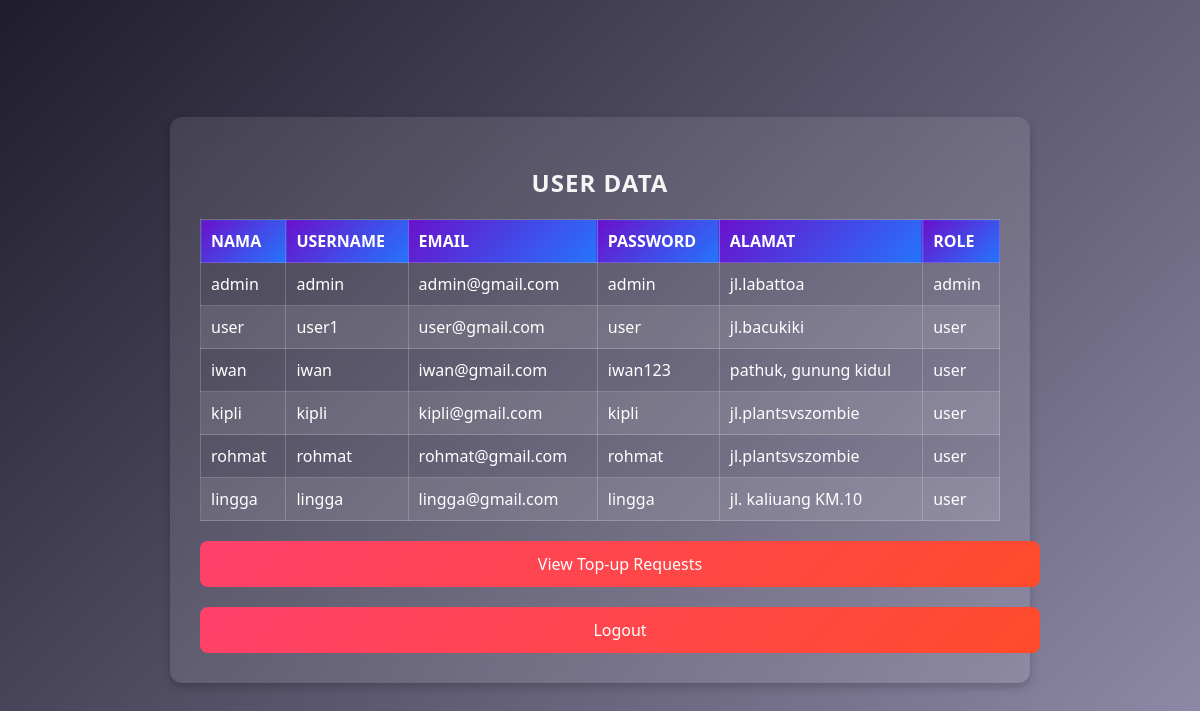
/admin.php (signed in), run on the app's committed database.
### tables this page shows
CREATE TABLE `users` (
  `id` int(11) NOT NULL AUTO_INCREMENT,
  `nama` varchar(100) NOT NULL,
  `username` varchar(50) NOT NULL,
  `email` varchar(100) NOT NULL,
  `password` varchar(255) NOT NULL,
  `alamat` text NOT NULL,
  `role` enum('admin','user') NOT NULL DEFAULT 'user',
  PRIMARY KEY (`id`),
  UNIQUE KEY `username` (`username`),
  UNIQUE KEY `email` (`email`)
);

### admin.php (the view, shortened to what this page needs)
<?php
include 'db.php';
$sql = "SELECT * FROM users";
$result = $conn->query($sql);
?>
<!DOCTYPE html>
<html lang="en">
<head>
    <link rel="stylesheet" href="./styles/admin.css">
</head>
<body>
    <div class="container">
        <h2>User Data</h2>
        <table>
            <thead>
                <tr>
                    <th>Nama</th>
                    <th>Username</th>
                    <th>Email</th>
                    <th>Password</th>
                    <th>Alamat</th>
                    <th>Role</th>
                </tr>
            </thead>
            <tbody>
                <?php
                if ($result->num_rows > 0) {
                    while ($row = $result->fetch_assoc()) {
                        echo "<tr>";
                        echo "<td>" . htmlspecialchars($row['nama']) . "</td>";
                        echo "<td>" . htmlspecialchars($row['username']) . "</td>";
                        echo "<td>" . htmlspecialchars($row['email']) . "</td>";
                        echo "<td>" . htmlspecialchars($row['password']) . "</td>";
                        echo "<td>" . htmlspecialchars($row['alamat']) . "</td>";
                        echo "<td>" . htmlspecialchars($row['role']) . "</td>";
                        echo "</tr>";
                    }
                } else {
                    echo "<tr><td colspan='6' style='text-align: center;'>No data available</td></tr>";
                }
                ?>
            </tbody>
        </table>
        <a href="admin_topup_requests.php" class="topup-btn">View Top-up Requests</a>
        <a href="logout.php" class="logout-btn">Logout</a>
    </div>
</body>
</html>

### styles/admin.css (style rules this page uses)
body { font-family: 'Segoe UI', Tahoma, Geneva, Verdana, sans-serif; background: linear-gradient(135deg, #1f1c2c, #928dab); color: #fff; margin: 0; padding: 0; display: flex; justify-content: center; align-items: center; height: 100vh; }
.container { background: rgba(255, 255, 255, 0.1); backdrop-filter: blur(10px); padding: 30px; border-radius: 12px; width: 90%; max-width: 800px; box-shadow: 0 4px 10px rgba(0, 0, 0, 0.2); animation: fadeIn 0.8s ease-out; }
h2 { text-align: center; margin-bottom: 20px; font-size: 24px; text-transform: uppercase; letter-spacing: 1px; color: #f5f5f5; }
table { width: 100%; border-collapse: collapse; margin-top: 20px; }
table th, table td { padding: 10px; text-align: left; border: 1px solid rgba(255, 255, 255, 0.2); }
table th { background: linear-gradient(135deg, #6a11cb, #2575fc); color: #fff; text-transform: uppercase; }
table tr:nth-child(even) { background-color: rgba(255, 255, 255, 0.1); }
.logout-btn, .topup-btn { display: inline-block; margin-top: 20px; padding: 12px 20px; color: #fff; background: linear-gradient(135deg, #ff416c, #ff4b2b); text-align: center; text-decoration: none; font-size: 16px; border-radius: 8px; transition: background 0.3s ease-in-out, transform 0.2s ease; width: 100%; }

### data on the page
users: nama "admin", username "admin", email "admin@gmail.com", password "admin", alamat "jl.labattoa", role "admin"
users: nama "user", username "user1", email "user@gmail.com", password "user", alamat "jl.bacukiki", role "user"
users: nama "iwan", username "iwan", email "iwan@gmail.com", password "iwan123", alamat "pathuk, gunung kidul", role "user"
users: nama "kipli", username "kipli", email "kipli@gmail.com", password "kipli", alamat "jl.plantsvszombie", role "user"
users: nama "rohmat", username "rohmat", email "rohmat@gmail.com", password "rohmat", alamat "jl.plantsvszombie", role "user"
users: nama "lingga", username "lingga", email "lingga@gmail.com", password "lingga", alamat "jl. kaliuang KM.10", role "user"
